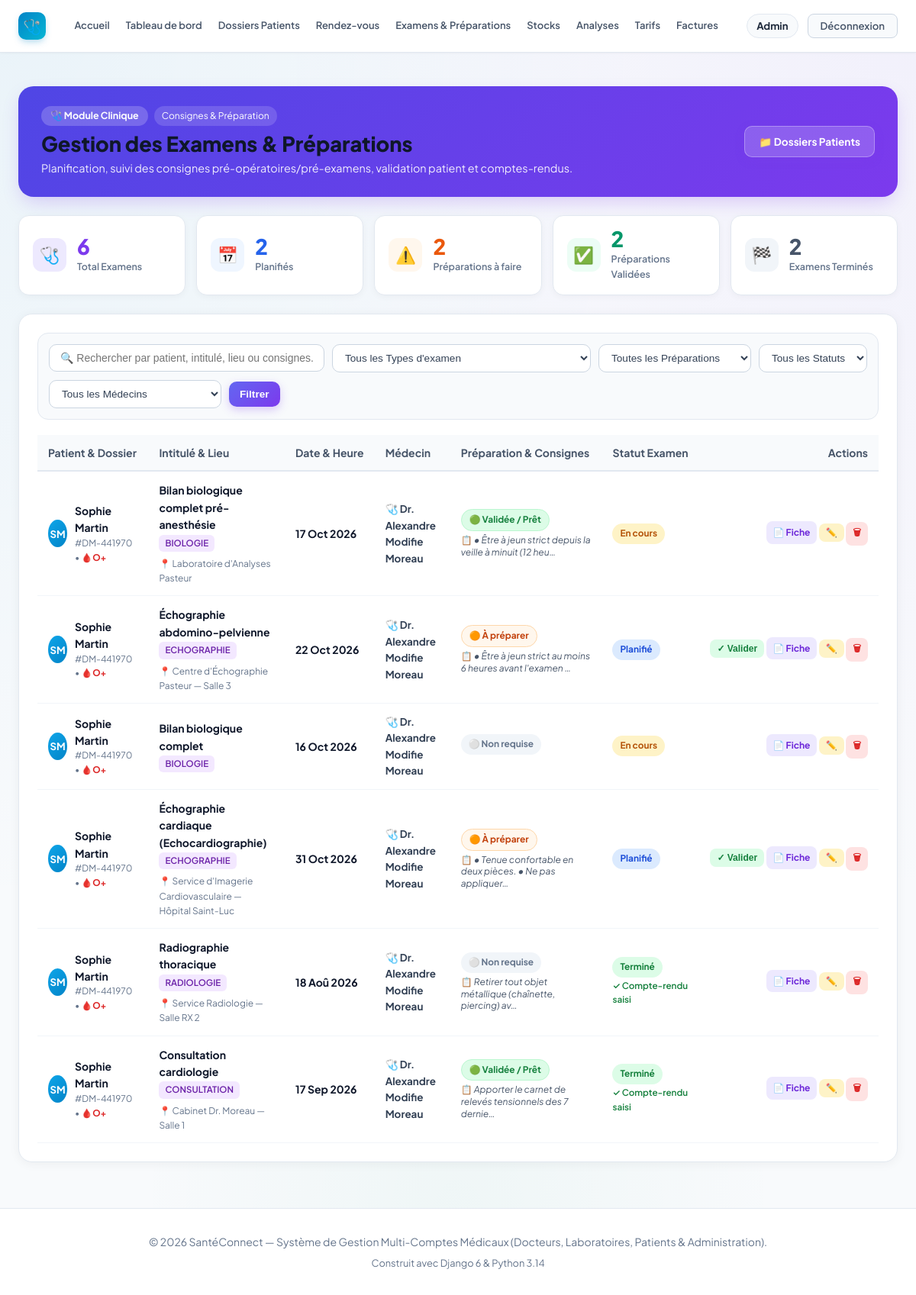
Before: /examens/ (signed in) with the older database file.
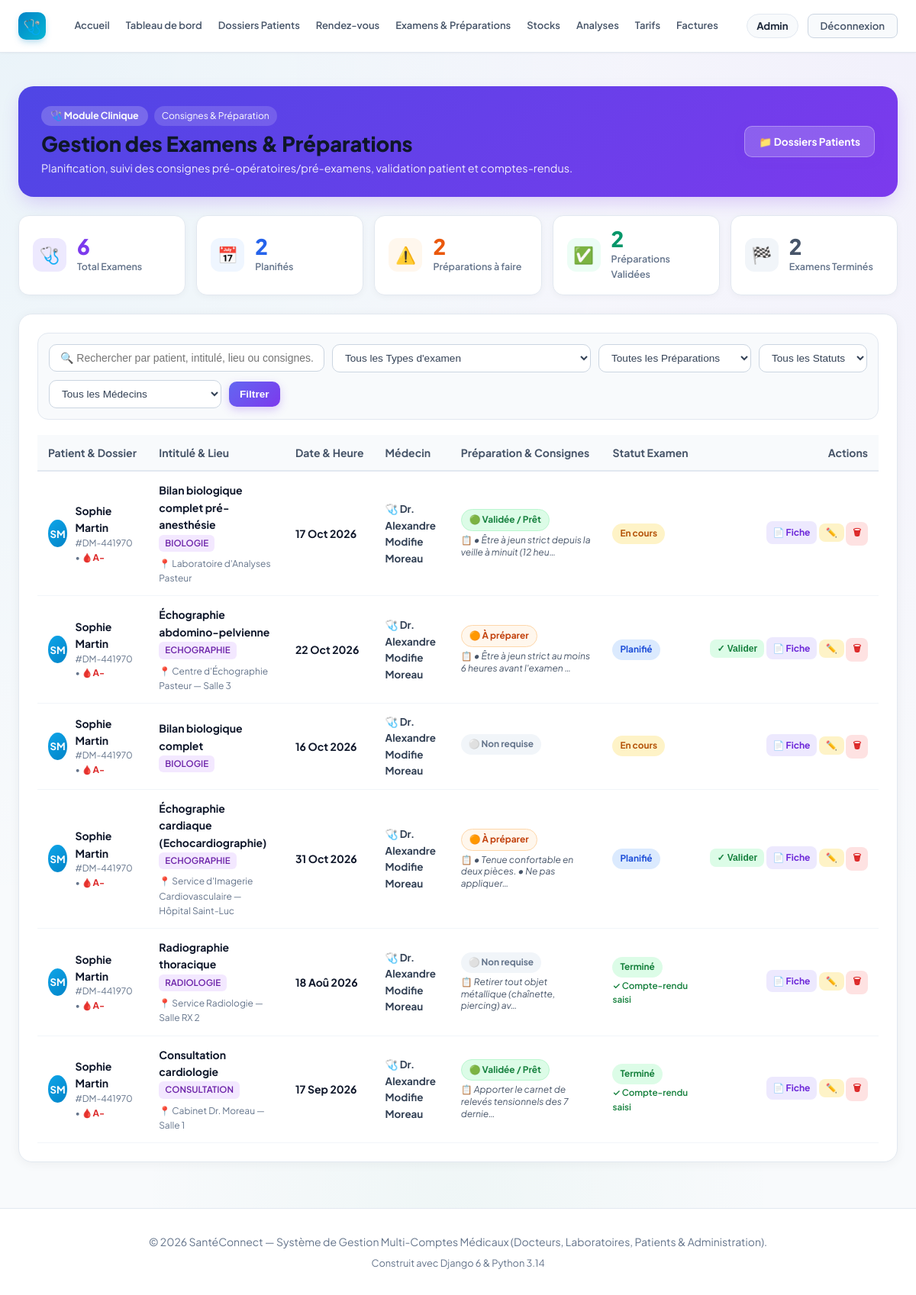
After: the same page with the newer database file.
### accounts/models.py (models this page shows, shortened)
class ExamenMedical(models.Model):
    STATUT_PREPARATION_CHOICES = [
        ('NON_REQUISE', 'Non requise'),
        ('A_FAIRE', 'À préparer par le patient'),
        ('EN_COURS', 'Préparation en cours'),
        ('VALIDEE', 'Préparation validée / Prêt'),
    ]
    STATUT_CHOICES = [
        ('PLANIFIE', 'Planifié'),
        ('EN_COURS', 'En cours'),
        ('TERMINE', 'Terminé'),
        ('ANNULE', 'Annulé'),
    ]
    TYPE_CHOICES = [
        ('COLOSCOPIE', 'Coloscopie'),
        ('FIBROSCOPIE', 'Fibroscopie / Gastroscopie (FOGD)'),
        ('RECTO_SIGMO', 'Recto-sigmoïdoscopie'),
        ('COLONOSCOPIE_VIRTUELLE', 'Coloscopie virtuelle (Colonoscanner)'),
        ('ECHO_ABDOMINALE', 'Échographie abdomino-pelvienne'),
        ('ECHO_THYROIDE', 'Échographie thyroïdienne'),
        ('ECHO_CARDIAQUE', 'Échocardiographie'),
        ('ECHO_OBSTETRICALE', 'Échographie obstétricale'),
        ('ECHO_MAMMAIRE', 'Échographie mammaire'),
        ('ECHO_MUSCULO', 'Échographie musculo-squelettique'),
        ('SCANNER_TAP', 'Scanner thoraco-abdomino-pelvien (TAP) injecté'),
        ('SCANNER_CEREBRAL', 'Scanner cérébral'),
        ('SCANNER_RACHIS', 'Scanner du rachis'),
        ('SCANNER_SINUS', 'Scanner des sinus'),
        ('IRM_CEREBRALE', 'IRM cérébrale'),
        ('IRM_RACHIS', 'IRM du rachis / colonne vertébrale'),
        ('IRM_PELVIENNE', 'IRM pelvienne'),
        ('IRM_GENOU', 'IRM du genou / articulations'),
        ('RADIO_THORAX', 'Radiographie pulmonaire / thorax'),
        ('RADIO_OSSEUSE', 'Radiographie osseuse'),
        ('MAMMOGRAPHIE', 'Mammographie'),
        ('ECG', 'ECG / Électrocardiogramme'),
        ('HOLTER_ECG', 'Holter ECG (24h)'),
        ('HOLTER_PA', 'Holter tensionnel (MAPA 24h)'),
        ('CORONAROGRAPHIE', 'Coronarographie'),
        ('EFR', 'EFR — Épreuves fonctionnelles respiratoires'),
        ('CYSTOSCOPIE', 'Cystoscopie'),
        ('BIOPSIE', 'Biopsie'),
        ('PONCTION', 'Ponction / Aspiration'),
        ('AUTRE', 'Autre examen médical'),
    ]
    dossier = models.ForeignKey(
        DossierMedical,
        on_delete=models.CASCADE,
        related_name='examens',
        verbose_name="Dossier médical"
    )
    medecin = models.ForeignKey(
        User,
        on_delete=models.SET_NULL,
        null=True,
        related_name='examens_prescrits',
        limit_choices_to={'role': User.Role.DOCTEUR},
        verbose_name="Médecin prescripteur"
    )
    type_examen = models.CharField(max_length=30, choices=TYPE_CHOICES, default='AUTRE', verbose_name="Type")
    titre = models.CharField(max_length=200, verbose_name="Intitulé de l'examen")
    description = models.TextField(blank=True, verbose_name="Description / Motif")
    date_examen = models.DateField(verbose_name="Date de l'examen")
    heure_examen = models.TimeField(null=True, blank=True, verbose_name="Heure")
    lieu_examen = models.CharField(max_length=150, blank=True, default='', verbose_name="Lieu / Salle d'examen")
    consignes_preparation = models.TextField(blank=True, default='', verbose_name="Consignes de préparation")
    statut_preparation = models.CharField(max_length=20, choices=STATUT_PREPARATION_CHOICES, default='NON_REQUISE', verbose_name="Statut de la préparation")
    statut = models.CharField(max_length=20, choices=STATUT_CHOICES, default='PLANIFIE', verbose_name="Statut")
    resultat = models.TextField(blank=True, verbose_name="Résultat / Compte-rendu")
    score_preparation = models.PositiveIntegerField(default=0, verbose_name="Score de préparation (%)")
    score_seuil_validation = models.PositiveIntegerField(default=100, verbose_name="Score seuil de validation (%)")
    protocole_type = models.CharField(max_length=50, blank=True, default='', verbose_name="Protocole prédéfini")
    date_creation = models.DateTimeField(auto_now_add=True)
    class Meta:
        verbose_name = "Examen Médical"
        verbose_name_plural = "Examens Médicaux"
        ordering = ['-date_creation', '-id']
    @property
    def progression_etapes(self):
        etapes = self.etapes_preparation.all()
        total = etapes.count()
        validees = sum(1 for e in etapes if e.est_validee)
        return validees, total

class PatientProfile(models.Model):
    BLOOD_GROUPS = [
        ('A+', 'A+'), ('A-', 'A-'),
        ('B+', 'B+'), ('B-', 'B-'),
        ('AB+', 'AB+'), ('AB-', 'AB-'),
        ('O+', 'O+'), ('O-', 'O-'),
    ]
    user = models.OneToOneField(
        User,
        on_delete=models.CASCADE,
        related_name='patient_profile',
        verbose_name="Compte utilisateur"
    )
    date_naissance = models.DateField(
        null=True,
        blank=True,
        verbose_name="Date de naissance"
    )
    groupe_sanguin = models.CharField(
        max_length=5,
        choices=BLOOD_GROUPS,
        blank=True,
        default='O+',
        verbose_name="Groupe sanguin"
    )
    numero_securite_sociale = models.CharField(
        max_length=60,
        blank=True,
        null=True,
        verbose_name="N° Sécurité Sociale / Identifiant Patient"
    )
    antecedents = models.TextField(
        blank=True,
        verbose_name="Antécédents médicaux & allergies"
    )
    personne_contact = models.CharField(
        max_length=150,
        blank=True,
        verbose_name="Contact en cas d'urgence (Nom & Tél)"
    )
    class Meta:
        verbose_name = "Profil Patient"
        verbose_name_plural = "Profils Patients"

class DossierMedical(models.Model):
    patient = models.OneToOneField(
        User,
        on_delete=models.CASCADE,
        related_name='dossier_medical',
        limit_choices_to={'role': User.Role.PATIENT},
        verbose_name="Patient"
    )
    numero_dossier = models.CharField(max_length=20, unique=True, verbose_name="N° Dossier")
    date_creation = models.DateField(auto_now_add=True, verbose_name="Date de création")
    date_mise_a_jour = models.DateTimeField(auto_now=True, verbose_name="Dernière mise à jour")
    notes_generales = models.TextField(blank=True, verbose_name="Notes générales")
    allergies = models.TextField(blank=True, verbose_name="Allergies connues")
    antecedents_familiaux = models.TextField(blank=True, verbose_name="Antécédents familiaux")
    class Meta:
        verbose_name = "Dossier Médical"
        verbose_name_plural = "Dossiers Médicaux"

class User(AbstractUser):
    class Role(models.TextChoices):
        ADMIN = 'ADMIN', 'Administrateur'
        DOCTEUR = 'DOCTEUR', 'Docteur'
        LABORATOIRE = 'LABORATOIRE', 'Laboratoire'
        PATIENT = 'PATIENT', 'Patient'
    role = models.CharField(
        max_length=20,
        choices=Role.choices,
        default=Role.PATIENT,
        verbose_name="Rôle utilisateur"
    )
    phone = models.CharField(max_length=25, blank=True, null=True, verbose_name="Téléphone")
    address = models.CharField(max_length=255, blank=True, null=True, verbose_name="Adresse")
    city = models.CharField(max_length=100, blank=True, null=True, verbose_name="Ville")
    is_verified = models.BooleanField(
        default=False,
        verbose_name="Compte certifié / validé",
        help_text="Coché par l'administrateur pour valider l'activité d'un docteur ou laboratoire."
    )
    objects = CustomUserManager()
    class Meta:
        verbose_name = "Utilisateur"
        verbose_name_plural = "Tous les Utilisateurs"
    @property
    def is_doctor(self):
        return self.role == self.Role.DOCTEUR
    @property
    def is_patient(self):
        return self.role == self.Role.PATIENT
    @property
    def is_admin_user(self):
        return self.role == self.Role.ADMIN or self.is_superuser

### accounts/views.py (the view, shortened to what this page needs)
# urls.py: path('examens/', views.examens_crud_list, name='examens_list'),
@login_required
def examens_crud_list(request):
    if not (request.user.is_doctor or request.user.is_admin_user):
        messages.warning(request, "Accès réservé aux médecins et administrateurs.")
        return redirect('dashboard')
    search_q = request.GET.get('q', '').strip()
    type_filter = request.GET.get('type', 'ALL')
    statut_filter = request.GET.get('statut', 'ALL')
    prep_filter = request.GET.get('prep', 'ALL')
    patient_filter = request.GET.get('patient', 'ALL')
    medecin_filter = request.GET.get('medecin', 'ALL')
    examens_qs = ExamenMedical.objects.select_related(
        'dossier__patient',
        'dossier__patient__patient_profile',
        'medecin'
    ).order_by('-date_creation', '-id')
    if type_filter != 'ALL':
        examens_qs = examens_qs.filter(type_examen=type_filter)
    if statut_filter != 'ALL':
        examens_qs = examens_qs.filter(statut=statut_filter)
    if prep_filter != 'ALL':
        examens_qs = examens_qs.filter(statut_preparation=prep_filter)
    if patient_filter != 'ALL':
        examens_qs = examens_qs.filter(dossier__patient_id=patient_filter)
    if medecin_filter != 'ALL':
        examens_qs = examens_qs.filter(medecin_id=medecin_filter)
    total_examens = ExamenMedical.objects.count()
    planifies = ExamenMedical.objects.filter(statut='PLANIFIE').count()
    en_cours = ExamenMedical.objects.filter(statut='EN_COURS').count()
    termines = ExamenMedical.objects.filter(statut='TERMINE').count()
    prep_a_faire = ExamenMedical.objects.filter(statut_preparation__in=['A_FAIRE', 'EN_COURS']).count()
    prep_validees = ExamenMedical.objects.filter(statut_preparation='VALIDEE').count()
    stats = {
        'total': total_examens,
        'planifies': planifies,
        'en_cours': en_cours,
        'termines': termines,
        'prep_a_faire': prep_a_faire,
        'prep_validees': prep_validees,
    }
    types_choices = ExamenMedical.TYPE_CHOICES
    statut_choices = ExamenMedical.STATUT_CHOICES
    prep_choices = ExamenMedical.STATUT_PREPARATION_CHOICES
    patients = User.objects.filter(role=User.Role.PATIENT, is_active=True).order_by('last_name', 'first_name')
    docteurs = User.objects.filter(role=User.Role.DOCTEUR, is_active=True).order_by('last_name', 'first_name')
    context = {
        'examens': examens_qs.prefetch_related('etapes_preparation'),
        'stats': stats,
        'search_q': search_q,
        'type_filter': type_filter,
        'statut_filter': statut_filter,
        'prep_filter': prep_filter,
        'patient_filter': patient_filter,
        'medecin_filter': medecin_filter,
        'types_choices': types_choices,
        'statut_choices': statut_choices,
        'prep_choices': prep_choices,
        'patients': patients,
        'docteurs': docteurs,
        'protocoles': PROTOCOLES_PREPARATION,
    }
    return render(request, 'accounts/examens_list.html', context)

### templates/accounts/examens_list.html (shortened to what the changed rows need)
{% extends 'base.html' %}
{% block content %}
<div class="container">
  <div class="exam-hero">
    <div>
      <h1>Gestion des Examens & Préparations</h1>
    </div>
  </div>
  <div class="card">
    {% if examens %}
      <div class="table-wrap">
        <table class="med-table">
          <thead>
            <tr>
              <th>Patient & Dossier</th>
              <th>Intitulé & Lieu</th>
              <th>Date & Heure</th>
              <th>Médecin</th>
              <th>Préparation & Consignes</th>
              <th>Statut Examen</th>
              <th style="text-align:right;">Actions</th>
            </tr>
          </thead>
          <tbody>
            {% for ex in examens %}
            <tr>
              <td>
                <div style="display:flex;align-items:center;gap:10px;">
                  <div style="width:36px;height:36px;border-radius:50%;background:linear-gradient(135deg,#0ea5e9,#0284c7);color:#fff;display:flex;align-items:center;justify-content:center;font-weight:700;font-size:.82rem;">
                    {{ ex.dossier.patient.first_name|first|upper }}{{ ex.dossier.patient.last_name|first|upper }}
                  </div>
                  <div>
                    {% if user.is_admin_user or user.is_doctor %}
                    <a href="{% url 'doctor_patient_dossier' ex.dossier.patient.id %}" style="font-weight:700;color:#0f172a;text-decoration:none;">
                      {{ ex.dossier.patient.get_full_name|default:ex.dossier.patient.username }}
                    </a>
                    {% else %}
                    <span style="font-weight:700;color:#0f172a;">
                      {{ ex.dossier.patient.get_full_name|default:ex.dossier.patient.username }}
                    </span>
                    {% endif %}
                    <div style="font-size:.74rem;color:#64748b;">
                      #{{ ex.dossier.numero_dossier }}
                      {% with ex.dossier.patient.patient_profile as pp %}
                        {% if pp.groupe_sanguin %}&bull; <span style="color:#dc2626;font-weight:700;">🩸{{ pp.groupe_sanguin }}</span>{% endif %}
                      {% endwith %}
                    </div>
                  </div>
                </div>
              </td>
              <td>
                <div style="font-weight:700;color:#0f172a;">{{ ex.titre }}</div>
                <div style="display:flex;gap:6px;align-items:center;margin-top:2px;flex-wrap:wrap;">
                  <span class="badge-type">{{ ex.get_type_examen_display }}</span>
                  {% if ex.lieu_examen %}
                    <span style="font-size:.75rem;color:#64748b;">📍 {{ ex.lieu_examen }}</span>
                  {% endif %}
                </div>
              </td>
              <td style="white-space:nowrap;">
                <strong style="color:#0f172a;">{{ ex.date_examen|date:"d M Y" }}</strong>
              </td>
              <td style="font-size:.84rem;color:#334155;">
                {% if ex.medecin %}
                  🩺 <strong>Dr. {{ ex.medecin.get_full_name }}</strong>
                {% else %}
                  <span style="color:#94a3b8;">Non assigné</span>
                {% endif %}
              </td>
              <td>
                <div style="margin-bottom:4px;">
                  <span class="badge badge-prep-{{ ex.statut_preparation|lower }}">
                    {% if ex.statut_preparation == 'A_FAIRE' %}🟠 À préparer
                    {% elif ex.statut_preparation == 'VALIDEE' %}🟢 Validée / Prêt
                    {% elif ex.statut_preparation == 'EN_COURS' %}🔄 En cours
                    {% else %}⚪ Non requise{% endif %}
                  </span>
                </div>
                {% if ex.consignes_preparation %}
                  <div style="font-size:.75rem;color:#475569;max-width:240px;line-height:1.3;" title="{{ ex.consignes_preparation }}">
                    📋 <em>{{ ex.consignes_preparation|truncatechars:55 }}</em>
                  </div>
                {% endif %}
              </td>
              <td>
                <span class="badge badge-{{ ex.statut|lower }}">{{ ex.get_statut_display }}</span>
                {% if ex.resultat %}
                  <div style="font-size:.73rem;color:#15803d;font-weight:600;margin-top:2px;">✓ Compte-rendu saisi</div>
                {% endif %}
              </td>
              <td style="text-align:right;white-space:nowrap;">
                {% if ex.statut_preparation == 'A_FAIRE' or ex.statut_preparation == 'EN_COURS' %}
                  <button class="btn-act btn-act-validate" title="Valider la préparation du patient" onclick="quickValidatePrep('{{ ex.id }}')">
                    ✓ Valider
                  </button>
                {% endif %}
                <a href="{% url 'examen_fiche_preparation' ex.id %}" class="btn-act btn-act-fiche" title="Fiche de préparation & convocation">
                  📄 Fiche
                </a>
                <button class="btn-act btn-act-edit" title="Modifier cet examen" onclick="openEditExamenModal('{{ ex.id }}')">
                  ✏️
                </button>
                <button class="btn-act btn-act-del" title="Supprimer" onclick="confirmDeleteExamen('{% url 'delete_examen' ex.id %}', '{{ ex.titre|escapejs }}')">
                  🗑
                </button>
              </td>
            </tr>
            {% endfor %}
          </tbody>
        </table>
      </div>
    {% endif %}
  </div>
</div>
{% endblock %}

Changed rows visible on the page:
changed through a linked row, ExamenMedical "Bilan biologique complet pré-anesthésie": dossier.patient.patient_profile.groupe_sanguin "O+" → "A-"
changed through a linked row, ExamenMedical "Échographie abdomino-pelvienne": dossier.patient.patient_profile.groupe_sanguin "O+" → "A-"
changed through a linked row, ExamenMedical "Bilan biologique complet": dossier.patient.patient_profile.groupe_sanguin "O+" → "A-"
changed through a linked row, ExamenMedical "Échographie cardiaque (Echocardiographie)": dossier.patient.patient_profile.groupe_sanguin "O+" → "A-"
changed through a linked row, ExamenMedical "Radiographie thoracique": dossier.patient.patient_profile.groupe_sanguin "O+" → "A-"
changed through a linked row, ExamenMedical "Consultation cardiologie": dossier.patient.patient_profile.groupe_sanguin "O+" → "A-"
